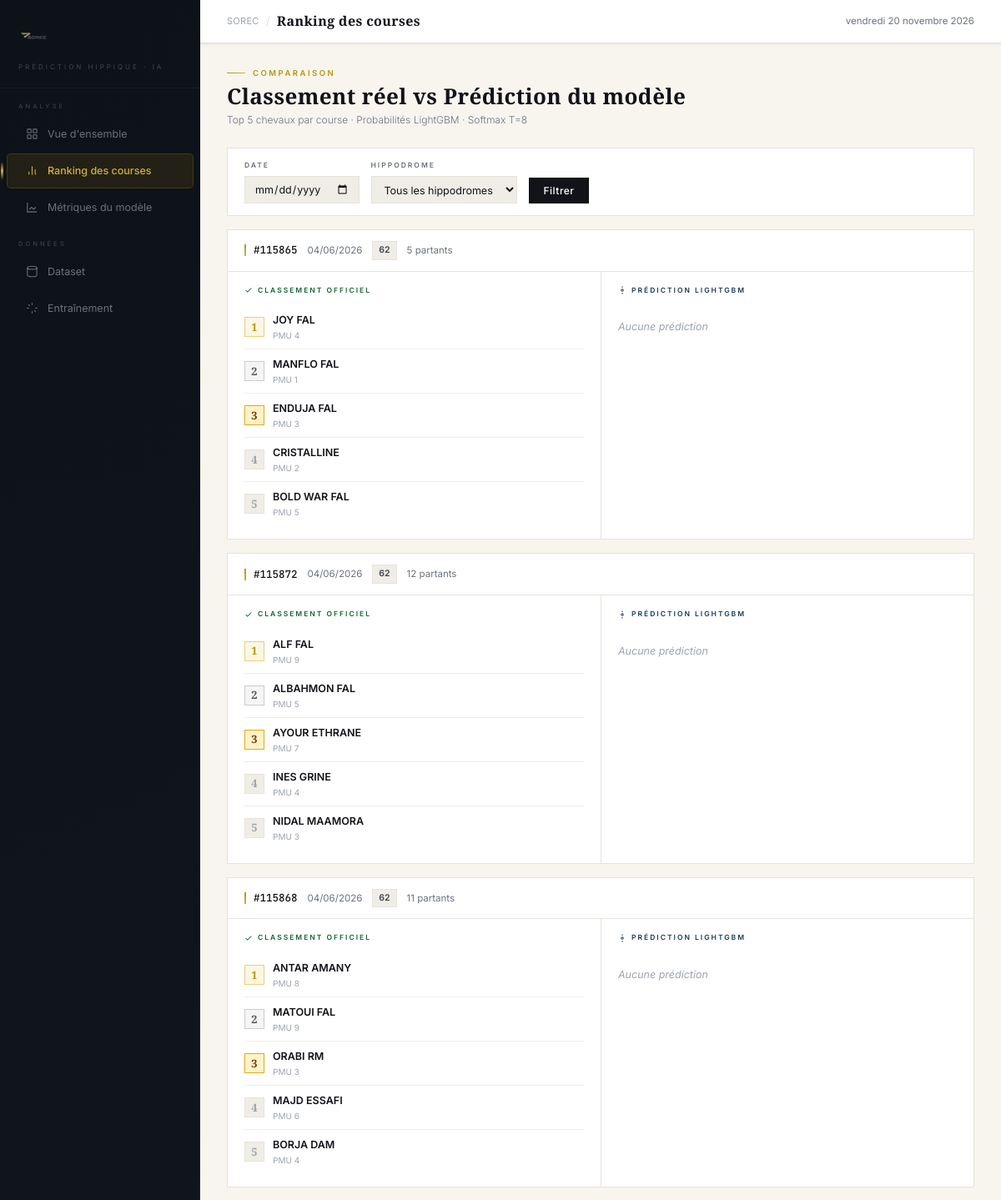
The page /ranking/ (upper part) on the database its author committed.
### dashboard/models.py (models this page shows, shortened)
class Course(models.Model):
    id_course = models.BigIntegerField(unique=True)
    date_course = models.DateField()
    code_hippodrome = models.CharField(max_length=50, blank=True)
    code_discipline = models.CharField(max_length=50, blank=True)
    code_categorie = models.CharField(max_length=50, blank=True)
    distance = models.IntegerField(null=True, blank=True)
    nb_partants = models.IntegerField(default=0)
    created_at = models.DateTimeField(auto_now_add=True)
    class Meta:
        ordering = ['-date_course']

class Cheval(models.Model):
    id_cheval = models.BigIntegerField(unique=True)
    nom = models.CharField(max_length=100, blank=True)
    sexe = models.CharField(max_length=10, blank=True)
    date_naissance = models.DateField(null=True, blank=True)

### dashboard/views.py (the view)
# urls.py: path('ranking/', views.ranking_view, name='ranking'),
def ranking_view(request):
    date_filter = request.GET.get('date')
    hippodrome = request.GET.get('hippodrome', '')
    courses_qs = Course.objects.prefetch_related('participations__cheval')
    if date_filter:
        try:
            target_date = date.fromisoformat(date_filter)
            courses_qs = courses_qs.filter(date_course=target_date)
        except ValueError:
            courses_qs = courses_qs.order_by('-date_course')[:20]
    else:
        courses_qs = courses_qs.order_by('-date_course')[:20]
    if hippodrome:
        courses_qs = courses_qs.filter(code_hippodrome=hippodrome)
    comparisons = []
    for course in courses_qs:
        parts = course.participations.all()
        top5_reel = list(parts.filter(
            place_reel__isnull=False, place_reel__lte=5
        ).order_by('place_reel').values(
            'cheval__nom', 'place_reel', 'proba_victoire', 'cote', 'numero_pmu'
        ))
        top5_predit = list(parts.filter(
            proba_victoire__isnull=False
        ).order_by('-proba_victoire')[:5].values(
            'cheval__nom', 'place_reel', 'proba_victoire', 'cote', 'numero_pmu'
        ))
        if not top5_reel and not top5_predit:
            continue
        accuracy = compute_accuracy(top5_reel, top5_predit)
        comparisons.append({
            'course': course,
            'top5_reel': top5_reel,
            'top5_predit': top5_predit,
            'accuracy': accuracy,
        })
    hippodromes = Course.objects.values_list(
        'code_hippodrome', flat=True
    ).distinct().exclude(code_hippodrome='')
    context = {
        'comparisons': comparisons,
        'hippodromes': hippodromes,
        'selected_date': date_filter or '',
        'selected_hippodrome': hippodrome,
        'page': 'ranking',
    }
    return render(request, 'dashboard/ranking.html', context)

### dashboard/views.py (called while the page is built, shortened)
def compute_accuracy(top5_reel, top5_predit):
    if not top5_reel or not top5_predit:
        return None

### sorec_dashboard/templates/dashboard/ranking.html (shortened to what this page needs)
{% extends "dashboard/base.html" %}
{% block topbar_title %}Ranking des courses{% endblock %}
{% block content %}
<div class="ph">
  <div class="ph-e"><div class="ph-l"></div><span class="ph-t">Comparaison</span></div>
  <div class="ph-h">Classement réel vs Prédiction du modèle</div>
  <div class="ph-s">Top 5 chevaux par course · Probabilités LightGBM · Softmax T=8</div>
</div>
<div class="pl" style="margin-bottom:16px;">
  <div class="pb" style="padding:14px 20px;">
    <form method="get" style="display:flex;gap:14px;align-items:flex-end;flex-wrap:wrap;">
      <div><div class="fl">Date</div><input type="date" name="date" value="{{ selected_date }}" class="fi"></div>
      <div>
        <div class="fl">Hippodrome</div>
        <select name="hippodrome" class="fi">
          <option value="">Tous les hippodromes</option>
        </select>
      </div>
      <button type="submit" class="fbtn">Filtrer</button>
    </form>
  </div>
</div>
{% if comparisons %}
  {% for comp in comparisons %}
  <div class="pl" style="margin-bottom:16px;">
    <div class="ph2">
      <div style="display:flex;align-items:center;gap:12px;flex-wrap:wrap;">
        <div class="pt">
          <div class="ptb"></div>
          <span style="font-family:var(--fm);font-size:12.5px;font-weight:500;color:var(--ink);">#{{ comp.course.id_course }}</span>
        </div>
        <span style="font-size:11.5px;color:var(--st);">{{ comp.course.date_course|date:"d/m/Y" }}</span>
        {% if comp.course.code_hippodrome %}<span style="padding:2px 7px;background:var(--fg);border:1px solid var(--sm);font-size:10.5px;font-weight:600;color:var(--ink3);">{{ comp.course.code_hippodrome }}</span>{% endif %}
        {% if comp.course.nb_partants %}<span style="font-size:11.5px;color:var(--st);">{{ comp.course.nb_partants }} partants</span>{% endif %}
      </div>
    </div>
    <div class="race">
      <div class="rc">
        <div class="rch" style="color:var(--okm);">
          <svg width="10" height="10" fill="none" stroke="currentColor" stroke-width="2.5" viewBox="0 0 24 24"><polyline points="20 6 9 17 4 12"/></svg>
          Classement officiel
        </div>
        {% if comp.top5_reel %}
          {% for h in comp.top5_reel %}
          <div class="hr">
            <span class="rk {% if h.place_reel == 1 %}r1{% elif h.place_reel == 2 %}r2{% elif h.place_reel == 3 %}r3{% else %}rn{% endif %}">{{ h.place_reel }}</span>
            <div style="flex:1;min-width:0;"><div class="hn">{{ h.cheval__nom|default:"—" }}</div>{% if h.numero_pmu %}<div class="hpmu">PMU {{ h.numero_pmu }}</div>{% endif %}</div>
          </div>
          {% endfor %}
        {% else %}
          <div style="padding:16px 0;color:var(--ms);font-size:12.5px;font-style:italic;">Résultats non disponibles</div>
        {% endif %}
      </div>
      <div class="rc">
        <div class="rch" style="color:var(--navy);">
          <svg width="10" height="10" fill="none" stroke="currentColor" stroke-width="2.5" viewBox="0 0 24 24"><circle cx="12" cy="12" r="3"/><path d="M12 1v4M12 19v4"/></svg>
          Prédiction LightGBM
        </div>
        {% if comp.top5_predit %}
          {% for h in comp.top5_predit %}{% with forloop.counter as rg %}
          <div class="hr">
            <span class="rk {% if rg == 1 %}r1{% elif rg == 2 %}r2{% elif rg == 3 %}r3{% else %}rn{% endif %}">{{ rg }}</span>
            <div style="flex:1;min-width:0;">
              <div style="display:flex;align-items:center;gap:5px;flex-wrap:wrap;">
                <span class="hn">{{ h.cheval__nom|default:"—" }}</span>
                {% for reel in comp.top5_reel %}{% if reel.cheval__nom == h.cheval__nom %}
                  {% if reel.place_reel == 1 %}<span class="bge bok" style="font-size:9px;padding:1px 5px;">✓ Gagnant</span>
                  {% elif reel.place_reel <= 3 %}<span class="bge bwa" style="font-size:9px;padding:1px 5px;">P{{ reel.place_reel }}</span>
                  {% else %}<span class="bge bnu" style="font-size:9px;padding:1px 5px;">P{{ reel.place_reel }}</span>{% endif %}
                {% endif %}{% endfor %}
              </div>
              {% if h.numero_pmu %}<div class="hpmu">PMU {{ h.numero_pmu }}</div>{% endif %}
            </div>
            <div class="pbar">
              <div class="pt2"><div class="pf" style="width:{{ h.proba_victoire|floatformat:0 }}%;{% if rg == 1 %}background:var(--navy);{% elif rg == 2 %}background:var(--g);{% else %}background:var(--ms);{% endif %}"></div></div>
              <span class="pv">{{ h.proba_victoire|floatformat:1 }}%</span>
            </div>
          </div>
          {% endwith %}{% endfor %}
        {% else %}
          <div style="padding:16px 0;color:var(--ms);font-size:12.5px;font-style:italic;">Aucune prédiction</div>
        {% endif %}
      </div>
    </div>
  </div>
  {% endfor %}
{% else %}
  <div class="pl"><div class="pb"><div class="empty"><p>Aucune course pour ces critères.<br>Vérifiez les filtres ou importez via <code>import_data.py predictions</code>.</p></div></div></div>
{% endif %}
{% endblock %}

### sorec_dashboard/templates/dashboard/base.html (style rules this page uses)
:root { --g:#B8960C; --gl:#D4AF3A; --gp:#FBF6E3; --gb:#E8D080; --navy:#1B3A5C; --navy2:#2A5080; --navy3:#3A6B9A; --ink:#111318; --ink2:#22262F; --ink3:#3A3F4A; --st:#6B7280; --ms:#9CA3AF; --sm:#E5E3DC; --fg:#F0EDE6; --pp:#F8F5EF; --wh:#FFFFFF; --okm:#166534; --okb:#DCFCE7; --erm:#991B1B; --erb:#FEE2E2; --wa:#78350F; --wab:#FEF3C7; --fd:'Cormorant Garamond',Georgia,serif; --fb:'Inter',system-ui,sans-serif; --fm:'JetBrains Mono',monospace; }
*, *::before, *::after { box-sizing:border-box; margin:0; padding:0; }
body { font-family:var(--fb); background:var(--pp); color:var(--ink); min-height:100vh; display:flex; font-size:13px; line-height:1.6; }
.ph { margin-bottom:24px; }
.ph-e { display:flex; align-items:center; gap:9px; margin-bottom:6px; }
.ph-l { width:22px; height:1px; background:linear-gradient(90deg,var(--g),var(--gl)); }
.ph-t { font-size:9.5px; font-weight:600; letter-spacing:2.5px; text-transform:uppercase; color:var(--g); }
.ph-h { font-family:var(--fd); font-size:26px; font-weight:600; color:var(--ink); line-height:1.15; letter-spacing:.4px; }
.ph-s { font-size:12px; color:var(--st); margin-top:3px; font-weight:300; }
.pl { background:var(--wh); border:1px solid var(--sm); margin-bottom:16px; }
.ph2 { display:flex; align-items:center; justify-content:space-between; padding:13px 20px; border-bottom:1px solid var(--sm); }
.pt { display:flex; align-items:center; gap:9px; }
.ptb { width:2px; height:14px; background:linear-gradient(180deg,var(--g),var(--gl)); flex-shrink:0; }
.pb { padding:18px 20px; }
.race { display:grid; grid-template-columns:1fr 1fr; }
.rc { padding:16px 20px; }
.rc+.rc { border-left:1px solid var(--sm); }
.rch { font-size:8.5px; font-weight:600; letter-spacing:2px; text-transform:uppercase; margin-bottom:11px; display:flex; align-items:center; gap:6px; }
.hr { display:flex; align-items:center; gap:10px; padding:8px 0; border-bottom:1px solid var(--fg); }
.hr:last-child { border:none; }
.rk { display:inline-flex; align-items:center; justify-content:center; width:24px; height:24px; font-family:var(--fd); font-size:13px; font-weight:700; flex-shrink:0; }
.r1 { color:var(--g); border:1.5px solid var(--gb); background:var(--gp); }
.r2 { color:#555; border:1.5px solid #ccc; background:#f5f5f5; }
.r3 { color:#78350F; border:1.5px solid #E6A817; background:var(--wab); }
.rn { color:var(--ms); border:1.5px solid var(--sm); background:var(--fg); }
.hn { font-size:12.5px; font-weight:600; color:var(--ink); flex:1; white-space:nowrap; overflow:hidden; text-overflow:ellipsis; }
.hpmu { font-size:10px; color:var(--ms); }
.fi { background:var(--fg); border:1px solid var(--sm); padding:7px 11px; font-size:12.5px; color:var(--ink); outline:none; font-family:var(--fb); transition:border-color .15s; }
.fbtn { background:var(--ink); color:#fff; border:none; padding:8px 18px; font-size:12px; font-weight:500; cursor:pointer; font-family:var(--fb); letter-spacing:.5px; transition:background .15s; }
.fl { font-size:8.5px; font-weight:600; letter-spacing:2px; text-transform:uppercase; color:var(--st); margin-bottom:5px; }

### rows shown on the page
Course: course.id_course "115865", course.date_course "04/06/2026", course.code_hippodrome "62", course.nb_partants "5"
Cheval: place_reel "1", cheval__nom "JOY FAL", numero_pmu "4"
Cheval: place_reel "2", cheval__nom "MANFLO FAL", numero_pmu "1"
Cheval: place_reel "3", cheval__nom "ENDUJA FAL", numero_pmu "3"
Cheval: place_reel "4", cheval__nom "CRISTALLINE", numero_pmu "2"
Cheval: place_reel "5", cheval__nom "BOLD WAR FAL", numero_pmu "5"
Course: course.id_course "115872", course.date_course "04/06/2026", course.code_hippodrome "62", course.nb_partants "12"
Cheval: place_reel "1", cheval__nom "ALF FAL", numero_pmu "9"
Cheval: place_reel "2", cheval__nom "ALBAHMON FAL", numero_pmu "5"
Cheval: place_reel "3", cheval__nom "AYOUR ETHRANE", numero_pmu "7"
Cheval: place_reel "4", cheval__nom "INES GRINE", numero_pmu "4"
Cheval: place_reel "5", cheval__nom "NIDAL MAAMORA", numero_pmu "3"
Course: course.id_course "115868", course.date_course "04/06/2026", course.code_hippodrome "62", course.nb_partants "11"
Cheval: place_reel "1", cheval__nom "ANTAR AMANY", numero_pmu "8"
Cheval: place_reel "2", cheval__nom "MATOUI FAL", numero_pmu "9"
Cheval: place_reel "3", cheval__nom "ORABI RM", numero_pmu "3"
Cheval: place_reel "4", cheval__nom "MAJD ESSAFI", numero_pmu "6"
Cheval: place_reel "5", cheval__nom "BORJA DAM", numero_pmu "4"
